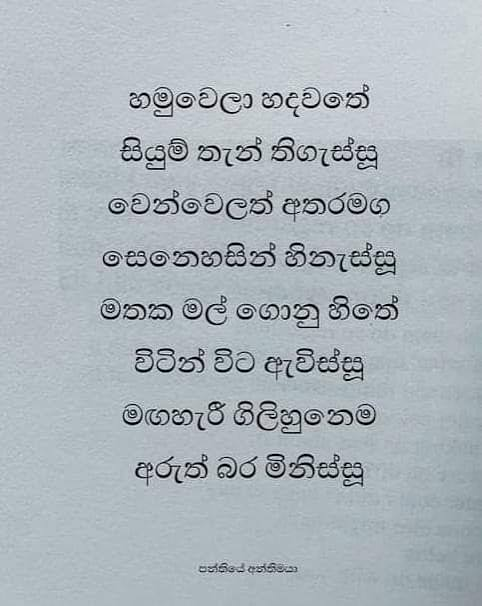
#> input picture data/eval_real/print_photos/page_poem_print.jpg, 482 x 606 px
$ python preprocess.py --input ../../data/eval_real/print_photos --output out
#> lines starting #> are read from the running program, lines starting #| are printed output that depends on the picture; after the words box and inside, x2 and y2 are one past the last pixel; in counts of white or black regions, pixels touching at a corner belong together
"""Document preprocessing for Sinhala OCR.

Stage-2 of the pipeline: grayscale -> deskew -> denoise -> binarization ->
contrast enhancement (CLAHE). Exposes a single :func:`preprocess_document`
pipeline plus a small CLI to batch-process a folder of images.

Depends on OpenCV (``cv2``) and NumPy only.
"""

from __future__ import annotations

import argparse
import glob
import os
from typing import Optional

import cv2
import numpy as np


def to_grayscale(image: np.ndarray) -> np.ndarray:
    """Convert a BGR/RGB image to single-channel grayscale (idempotent)."""
    if image.ndim == 2:
        return image
    return cv2.cvtColor(image, cv2.COLOR_BGR2GRAY)


def estimate_skew_angle(gray: np.ndarray) -> float:
    """Estimate document skew (degrees) via the minimum-area rectangle of ink."""
    inv = cv2.bitwise_not(gray)
    thr = cv2.threshold(inv, 0, 255, cv2.THRESH_BINARY + cv2.THRESH_OTSU)[1]
    coords = np.column_stack(np.where(thr > 0))
    if coords.shape[0] < 50:
        return 0.0
    angle = cv2.minAreaRect(coords)[-1]
    # OpenCV returns angle in [-90, 0); normalize to a small correction.
    if angle < -45:
        angle = 90 + angle
    return float(angle)


def deskew(gray: np.ndarray, angle: Optional[float] = None) -> np.ndarray:
    """Rotate the image to correct skew. Angle auto-estimated when not given."""
    if angle is None:
        angle = estimate_skew_angle(gray)
    if abs(angle) < 0.1:
        return gray
    h, w = gray.shape[:2]
    matrix = cv2.getRotationMatrix2D((w / 2, h / 2), angle, 1.0)
    return cv2.warpAffine(gray, matrix, (w, h),
                          flags=cv2.INTER_CUBIC, borderMode=cv2.BORDER_REPLICATE)


def denoise(gray: np.ndarray, method: str = "nlmeans") -> np.ndarray:
    """Reduce noise using fastNlMeans (default) or a median blur."""
    if method == "median":
        return cv2.medianBlur(gray, 3)
    return cv2.fastNlMeansDenoising(gray, None, h=10, templateWindowSize=7,
                                    searchWindowSize=21)


def binarize(gray: np.ndarray, method: str = "adaptive") -> np.ndarray:
    """Binarize via adaptive Gaussian threshold (default) or global Otsu."""
    if method == "otsu":
        return cv2.threshold(gray, 0, 255,
                             cv2.THRESH_BINARY + cv2.THRESH_OTSU)[1]
    return cv2.adaptiveThreshold(gray, 255, cv2.ADAPTIVE_THRESH_GAUSSIAN_C,
                                 cv2.THRESH_BINARY, blockSize=31, C=15)


def enhance_contrast(gray: np.ndarray, clip_limit: float = 2.0,
                     tile: int = 8) -> np.ndarray:
    """Apply CLAHE (Contrast Limited Adaptive Histogram Equalization)."""
    clahe = cv2.createCLAHE(clipLimit=clip_limit, tileGridSize=(tile, tile))
    return clahe.apply(gray)


def prepare_for_ocr(image: np.ndarray,
                    do_denoise: bool = True,
                    do_clahe: bool = True,
                    do_deskew: bool = False,
                    auto_invert: bool = False) -> np.ndarray:
    """Lightweight page/crop prep for recognition (no binarization).

    Keeps grayscale edges for stylized or logo-like text. Document-level
    :func:`preprocess_document` with binarization remains for detection-only paths.
    """
    gray = to_grayscale(image)
    if do_clahe:
        gray = enhance_contrast(gray)
    if do_denoise:
        gray = denoise(gray, method="median")
    if do_deskew:
        gray = deskew(gray)
    if auto_invert and float(gray.mean()) < 128.0:
        gray = cv2.bitwise_not(gray)
    return gray


def preprocess_document(image: np.ndarray,
                        do_deskew: bool = True,
                        do_denoise: bool = True,
                        do_clahe: bool = True,
                        do_binarize: bool = True,
                        binarize_method: str = "adaptive",
                        for_recognition: bool = False) -> np.ndarray:
    """Run the full preprocessing pipeline and return a cleaned image.

    When ``for_recognition`` is True, skips binarization (and uses a lighter path
    via :func:`prepare_for_ocr`) so CRNN inputs are not destroyed.
    """
    if for_recognition:
        return prepare_for_ocr(
            image,
            do_denoise=do_denoise,
            do_clahe=do_clahe,
            do_deskew=do_deskew,
            auto_invert=False,
        )
    gray = to_grayscale(image)
    if do_clahe:
        gray = enhance_contrast(gray)
    if do_denoise:
        gray = denoise(gray)
    if do_deskew:
        gray = deskew(gray)
    if do_binarize:
        gray = binarize(gray, method=binarize_method)
    return gray


def process_folder(input_dir: str, output_dir: str,
                   exts=(".png", ".jpg", ".jpeg", ".tif", ".tiff", ".bmp")) -> int:
    """Preprocess every image in ``input_dir`` and write results to ``output_dir``."""
#> called with input_dir = '../../data/eval_real/print_photos', output_dir = 'out'
    os.makedirs(output_dir, exist_ok=True)
    count = 0
    for path in sorted(glob.glob(os.path.join(input_dir, "*"))):
        if os.path.splitext(path)[1].lower() not in exts:
            continue
        img = cv2.imread(path, cv2.IMREAD_COLOR)
#> img is the input picture: shape (606, 482, 3); mean B, G, R 188, 181.3, 172.5
        if img is None:
            print(f"[warn] could not read {path}, skipping")
            continue
        out = preprocess_document(img)
#> in enhance_contrast, `return clahe.apply(gray)`:
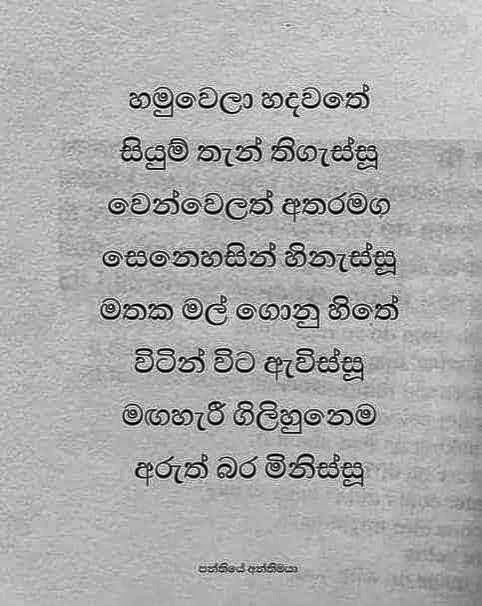
#> returned value: shape (606, 482); min 1, max 255, mean 171.3
#> in estimate_skew_angle, `inv = cv2.bitwise_not(gray)`:
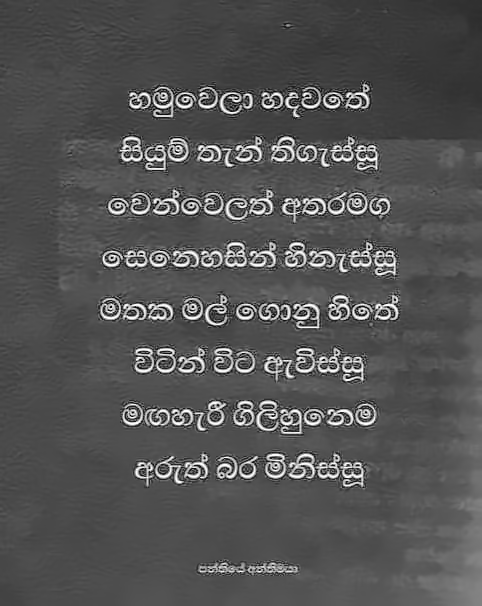
#> inv: shape (606, 482); min 0, max 254, mean 83.6
#> in estimate_skew_angle, `thr = cv2.threshold(inv, 0, 255, cv2.THRESH_BINARY + cv2.THRESH_OTSU)[1]`:
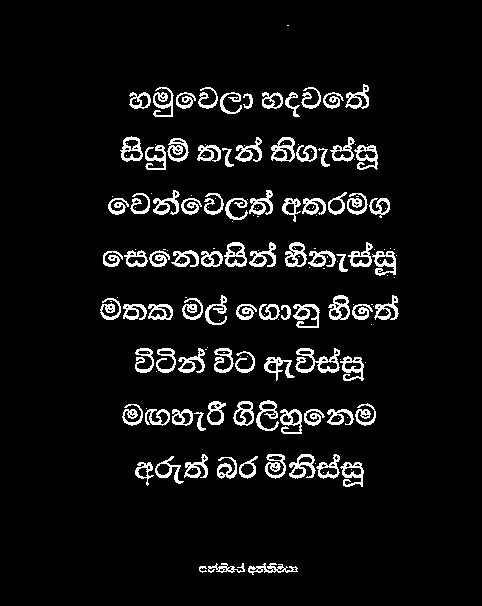
#> thr: shape (606, 482); 6.5% white in thin lines or dots, all inside (x1, y1, x2, y2) = (100, 25, 399, 575)
#> in estimate_skew_angle, `coords = np.column_stack(np.where(thr > 0))`: coords = 19017 pairs, first value 25 to 574, second value 100 to 398
#> in estimate_skew_angle, `angle = cv2.minAreaRect(coords)[-1]`: angle = -88.03
#> in estimate_skew_angle, `angle = 90 + angle`: angle = 1.97
#> in deskew, `matrix = cv2.getRotationMatrix2D((w / 2, h / 2), angle, 1.0)`: matrix = [[0.999, 0.0345, -10.3], [-0.0345, 0.999, 8.49]]
#> in deskew, `return cv2.warpAffine(gray, matrix, (w, h), flags=cv2.INTER_CUBIC, bor..`:
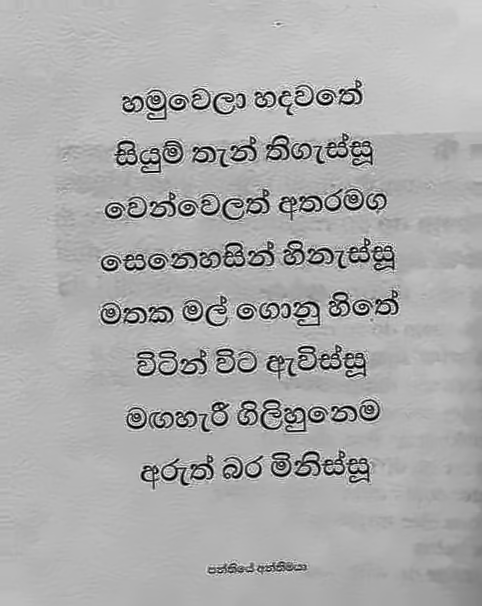
#> returned value: shape (606, 482); min 0, max 255, mean 171.6
#> in binarize, `return cv2.adaptiveThreshold(gray, 255, cv2.ADAPTIVE_THRESH_GAUSSIAN_C..`:
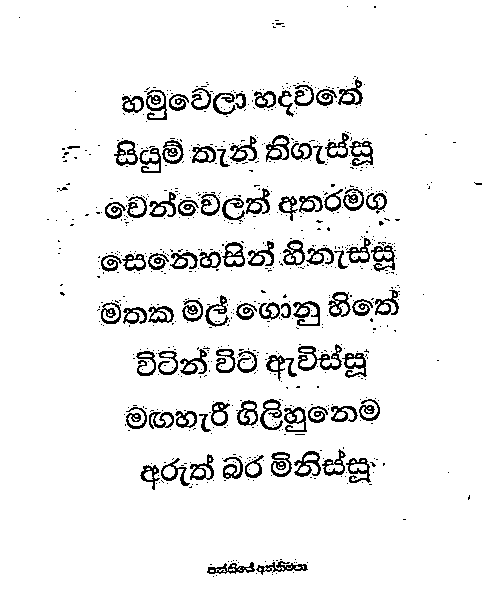
#> returned value: shape (606, 482); 93.1% white; black in thin lines or dots
        out_path = os.path.join(output_dir, os.path.basename(path))
        cv2.imwrite(out_path, out)
        count += 1
#> pass 2 of the loop in process_folder, `for path in sorted(glob.glob(os.path.join(input_dir, "*"))):`:
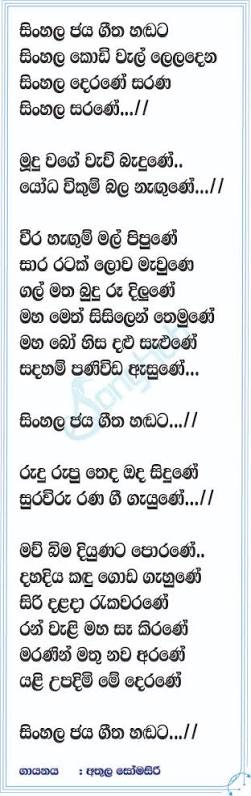
#> input picture data/eval_real/print_photos/page_song_lyrics.jpg, 251 x 796 px
#> in process_folder, img is the input picture: shape (796, 251, 3); mean B, G, R 226.8, 225.6, 223.9
#> inv: shape (796, 251)
#> in estimate_skew_angle (call 2), `thr = cv2.threshold(inv, 0, 255, cv2.THRESH_BINARY + cv2.THRESH_OTSU)[1]`:
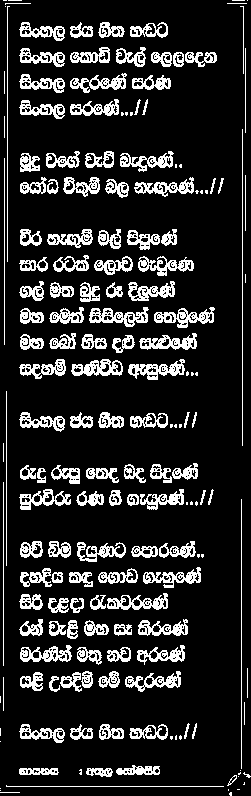
#> thr: shape (796, 251); 16% white in thin lines or dots
#> coords = 31934 pairs, first value 0 to 795, second value 0 to 250
#> in estimate_skew_angle (call 2), `angle = cv2.minAreaRect(coords)[-1]`: angle = -90
#> in estimate_skew_angle (call 2), `angle = 90 + angle`: angle = 0
#> in binarize (call 2), `return cv2.adaptiveThreshold(gray, 255, cv2.ADAPTIVE_THRESH_GAUSSIAN_C..`:
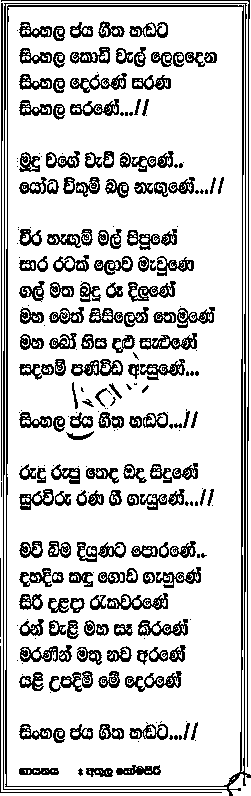
#> returned value: shape (796, 251); 81.3% white; black in thin lines or dots
    print(f"[done] preprocessed {count} image(s) -> {output_dir}")
    return count


def _build_argparser() -> argparse.ArgumentParser:
    p = argparse.ArgumentParser(description="Preprocess a folder of documents.")
    p.add_argument("--input", required=True, help="input image folder")
    p.add_argument("--output", required=True, help="output folder")
    return p


if __name__ == "__main__":
    args = _build_argparser().parse_args()
    process_folder(args.input, args.output)
